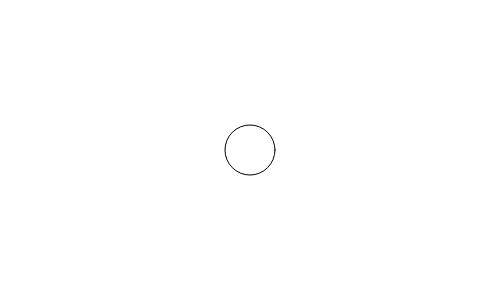
Frame 1 (no input)
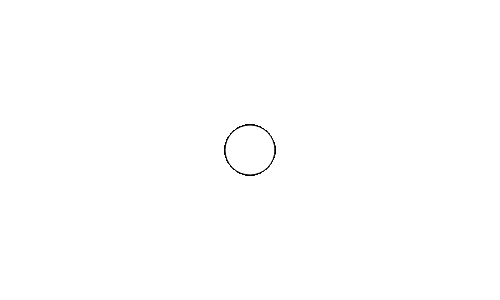
Frame 60 (no input)
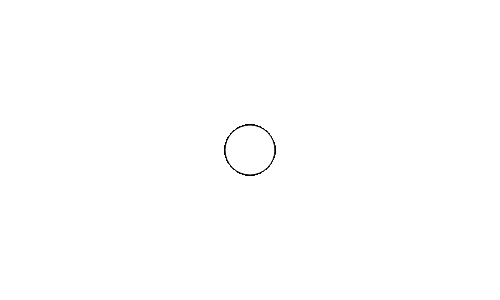
Frame 120 (the mouse pressed at the canvas centre since frame 60)

The p5.js sketch that drew these frames (run headless with seeded random() and noise() and a simulated clock; from frame 60 on, the mouse is pressed at the canvas centre):

// p5.js sketch
// ── sketch.js
function setup() {
  // uncomment this line to make the canvas the full size of the window
  createCanvas(500, 300);
}

function draw() {
  // draw stuff here
  ellipse(width/2, height/2, 50, 50);
}
